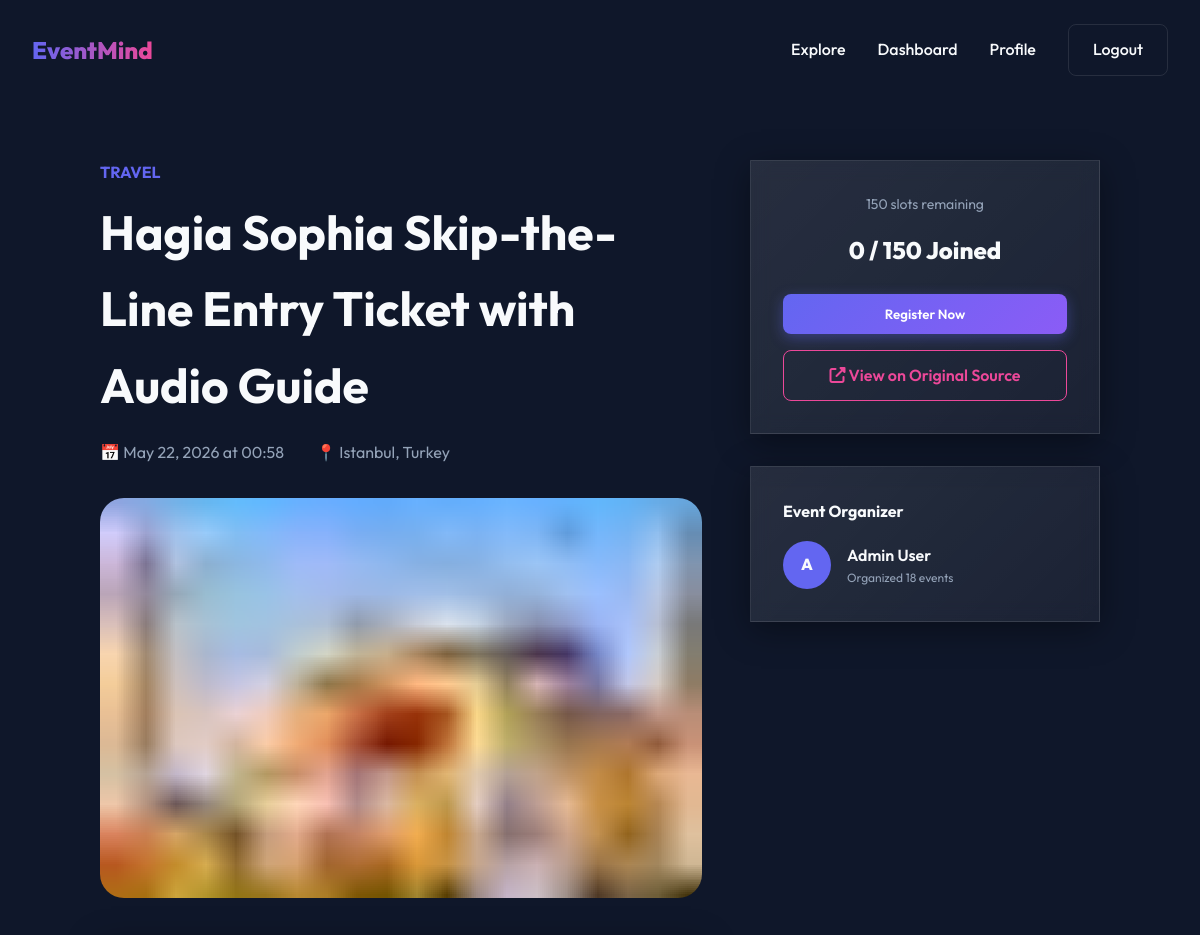
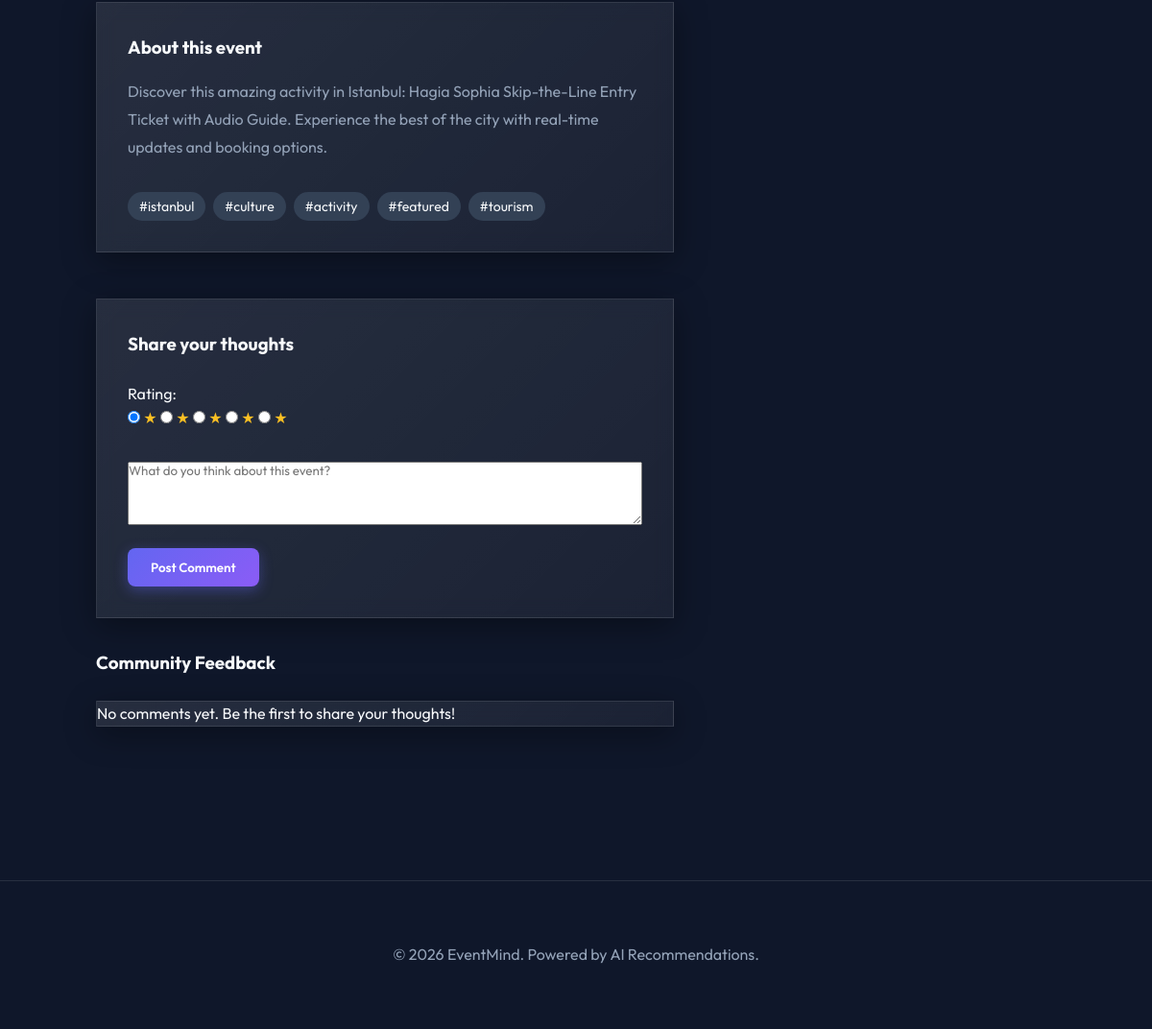
/events/16 (signed in), run on the app's committed database (2 pictures, top to bottom).
### app/models/event.py (models this page shows, shortened)
class Event(Base, TimestampMixin):
    __tablename__ = "events"
    id: Mapped[int] = mapped_column(primary_key=True, index=True)
    title: Mapped[str] = mapped_column(String(200), nullable=False, index=True)
    description: Mapped[str] = mapped_column(Text, nullable=False)
    location: Mapped[str] = mapped_column(String(300), nullable=False)
    event_date: Mapped[datetime] = mapped_column(DateTime(timezone=True), nullable=False, index=True)
    capacity: Mapped[int] = mapped_column(Integer, default=100, nullable=False)
    category: Mapped[str] = mapped_column(String(100), nullable=False, index=True)
    tags: Mapped[list] = mapped_column(JSON, default=list, nullable=False)
    image_url: Mapped[str | None] = mapped_column(String(500), nullable=True)
    source_url: Mapped[str | None] = mapped_column(String(500), nullable=True)
    is_active: Mapped[bool] = mapped_column(Boolean, default=True, nullable=False)
    owner_id: Mapped[int] = mapped_column(ForeignKey("users.id"), nullable=False)
    owner: Mapped["User"] = relationship("User", back_populates="events")
    registrations: Mapped[list["Registration"]] = relationship(
        "Registration", back_populates="event", lazy="selectin"
    )
    comments: Mapped[list["Comment"]] = relationship(
        "Comment", back_populates="event", lazy="selectin", cascade="all, delete-orphan"
    )
    favorited_by: Mapped[list["User"]] = relationship(
        "User", secondary="user_favorite_events", back_populates="favorites", lazy="selectin"
    )

### app/models/user.py (models this page shows, shortened)
class User(Base, TimestampMixin):
    __tablename__ = "users"
    id: Mapped[int] = mapped_column(primary_key=True, index=True)
    email: Mapped[str] = mapped_column(String(255), unique=True, index=True, nullable=False)
    username: Mapped[str] = mapped_column(String(50), unique=True, index=True, nullable=False)
    hashed_password: Mapped[str] = mapped_column(String(255), nullable=False)
    full_name: Mapped[str] = mapped_column(String(150), nullable=False)
    bio: Mapped[str | None] = mapped_column(Text, nullable=True)
    avatar_url: Mapped[str | None] = mapped_column(String(500), nullable=True)
    interests: Mapped[list] = mapped_column(JSON, default=list, nullable=False)
    role: Mapped[UserRole] = mapped_column(
        Enum(UserRole), default=UserRole.USER, nullable=False
    )
    is_active: Mapped[bool] = mapped_column(Boolean, default=True, nullable=False)
    events: Mapped[list["Event"]] = relationship(
        "Event", back_populates="owner", lazy="selectin"
    )
    registrations: Mapped[list["Registration"]] = relationship(
        "Registration", back_populates="user", lazy="selectin"
    )
    comments: Mapped[list["Comment"]] = relationship(
        "Comment", back_populates="user", lazy="selectin"
    )
    favorites: Mapped[list["Event"]] = relationship(
        "Event", secondary="user_favorite_events", back_populates="favorited_by", lazy="selectin"
    )

### app/web/event_views.py (the view)
@router.get("/{event_id}", response_class=HTMLResponse)
async def event_detail(
    request: Request,
    event_id: int,
    session: AsyncSession = Depends(get_db),
):
    current_user = await get_current_user_from_cookie(
        access_token=request.cookies.get("access_token"), session=session
    )
    service = EventService(session)
    try:
        event = await service.get_event(event_id)
    except AppError as e:
        return templates.TemplateResponse(
            request=request, name="404.html", context={"current_user": current_user}, status_code=404
        )
    comment_service = CommentService(session)
    comments = await comment_service.get_event_comments(event_id)
    if current_user:
        fav_service = FavoriteService(session)
        is_fav = await fav_service.is_favorited(current_user.id, event_id)
        setattr(event, "is_favorited", is_fav)
    return templates.TemplateResponse(
        request=request,
        name="events/detail.html",
        context={"current_user": current_user, "event": event, "comments": comments},
    )

### templates/events/detail.html
{% extends "base.html" %}
{% block content %}
<section style="padding: 10rem 2rem 5rem;">
    <div style="max-width: 1000px; margin: 0 auto; display: grid; grid-template-columns: 1fr 350px; gap: 3rem;">
        <div>
            <span class="event-category" style="font-size: 1rem;">{{ event.category }}</span>
            <h1 style="font-size: 3rem; margin: 0.5rem 0 1rem;">{{ event.title }}</h1>
            <div style="display: flex; gap: 2rem; margin-bottom: 2rem; color: var(--text-muted);">
                <span>📅 {{ event.event_date.strftime('%B %d, %Y at %H:%M') }}</span>
                <span>📍 {{ event.location }}</span>
            </div>
            <img src="{{ event.image_url or 'https://via.placeholder.com/800x400' }}" alt="{{ event.title }}"
                 style="width: 100%; height: 400px; object-fit: cover; border-radius: 1.5rem; margin-bottom: 2rem;">
            <div class="glass-card" style="padding: 2rem;">
                <h3 style="margin-bottom: 1rem;">About this event</h3>
                <p style="white-space: pre-wrap; color: var(--text-muted); line-height: 1.8;">{{ event.description }}</p>
                <div style="margin-top: 2rem; display: flex; flex-wrap: wrap; gap: 0.5rem;">
                    {% for tag in event.tags %}
                        <span style="background: var(--surface-light); padding: 0.25rem 0.75rem; border-radius: 2rem; font-size: 0.875rem;">#{{ tag }}</span>
                    {% endfor %}
                </div>
            </div>
            <div id="comments-section" class="mt-12">
                <div class="glass-card" style="padding: 2rem; margin-top: 2rem;">
                    <h3 style="margin-bottom: 1.5rem;">Share your thoughts</h3>
                    {% if current_user %}
                    <form hx-post="/events/{{ event.id }}/comments" hx-target="#comments-container" hx-swap="outerHTML" class="space-y-4">
                        <div class="flex items-center space-x-4 mb-4">
                            <span class="text-white/70">Rating:</span>
                            <div class="rating flex space-x-1">
                                {% for i in range(5, 0, -1) %}
                                <input type="radio" id="star{{ i }}" name="rating" value="{{ i }}" class="hidden peer" {{ 'checked' if i == 5 }}>
                                <label for="star{{ i }}" class="cursor-pointer text-white/20 peer-checked:text-yellow-400 hover:text-yellow-400 transition-colors text-2xl">★</label>
                                {% endfor %}
                            </div>
                        </div>
                        <textarea name="content" placeholder="What do you think about this event?"
                                  class="w-100 p-4 rounded-xl bg-white/5 border border-white/10 text-white focus:outline-none focus:border-indigo-500 transition-all"
                                  rows="4" required></textarea>
                        <button type="submit" class="btn btn-primary">Post Comment</button>
                    </form>
                    {% else %}
                    <p class="text-white/50 italic"><a href="/auth/login" class="text-indigo-400 hover:underline">Login</a> to leave a comment.</p>
                    {% endif %}
                </div>
                <div id="comments-container">
                    {% include "partials/comment_list.html" %}
                </div>
            </div>
        </div>
        <div style="position: sticky; top: 8rem; height: fit-content;">
            <div class="glass-card" style="padding: 2rem; text-align: center;">
                <div style="font-size: 0.875rem; color: var(--text-muted); margin-bottom: 1rem;">
                    {{ event.capacity - event.registered_count }} slots remaining
                </div>
                <div style="font-size: 1.5rem; font-weight: 800; margin-bottom: 1.5rem;">
                    {{ event.registered_count }} / {{ event.capacity }} Joined
                </div>
                {% if current_user %}
                    {% set is_registered = false %}
                    {% for reg in current_user.registrations %}
                        {% if reg.event_id == event.id and reg.status == 'confirmed' %}
                            {% set is_registered = true %}
                        {% endif %}
                    {% endfor %}
                    {% if is_registered %}
                        <div style="background: rgba(16, 185, 129, 0.1); color: var(--success); padding: 1rem; border-radius: 0.5rem; margin-bottom: 1rem;">
                            You're registered!
                        </div>
                        <button hx-post="/api/v1/registrations/events/{{ event.id }}/cancel"
                                hx-confirm="Are you sure you want to cancel?"
                                hx-target="body"
                                class="btn btn-outline" style="width: 100%;">Cancel Registration</button>
                    {% elif event.is_full %}
                        <button class="btn btn-outline" style="width: 100%; cursor: not-allowed;" disabled>Event Full</button>
                    {% else %}
                        <button hx-post="/api/v1/registrations/events/{{ event.id }}"
                                hx-target="body"
                                class="btn btn-primary" style="width: 100%;">Register Now</button>
                    {% endif %}
                    {% if event.source_url %}
                        <a href="{{ event.source_url }}" target="_blank" class="btn btn-outline"
                           style="width: 100%; margin-top: 1rem; border-color: var(--secondary); color: var(--secondary);">
                           <i class="fas fa-external-link-alt"></i> View on Original Source
                        </a>
                    {% endif %}
                {% else %}
                    <a href="/auth/login" class="btn btn-primary" style="width: 100%;">Login to Register</a>
                {% endif %}
            </div>
            <div class="glass-card" style="padding: 2rem; margin-top: 2rem;">
                <h4 style="margin-bottom: 1rem;">Event Organizer</h4>
                <div style="display: flex; align-items: center; gap: 1rem;">
                    <div style="width: 48px; height: 48px; background: var(--primary); border-radius: 50%; display: flex; align-items: center; justify-content: center; font-weight: 800;">
                        {{ event.owner.username[0].upper() }}
                    </div>
                    <div>
                        <div style="font-weight: 600;">{{ event.owner.full_name }}</div>
                        <div style="font-size: 0.75rem; color: var(--text-muted);">Organized {{ event.owner.events|length }} events</div>
                    </div>
                </div>
            </div>
        </div>
    </div>
</section>
{% endblock %}

### templates/base.html (shortened to what this page needs)
<!DOCTYPE html>
<html lang="en">
<head>
    <link rel="stylesheet" href="https://cdnjs.cloudflare.com/ajax/libs/font-awesome/6.5.1/css/all.min.css">
    <link rel="stylesheet" href="{{ url_for('static', path='css/main.css') }}">
</head>
<body>
    {% include "partials/navbar.html" %}
    <main>
        {% block content %}{% endblock %}
    </main>
    {% include "partials/footer.html" %}
</body>
</html>

### templates/partials/navbar.html
<nav>
    <div class="nav-container">
        <a href="/" class="logo">EventMind</a>
        <div class="nav-links">
            <a href="/events">Explore</a>
            {% if current_user %}
                <a href="/dashboard">Dashboard</a>
                <a href="/profile">Profile</a>
                <a href="/auth/logout" class="btn btn-outline">Logout</a>
            {% else %}
                <a href="/auth/login">Login</a>
                <a href="/auth/register" class="btn btn-primary">Sign Up</a>
            {% endif %}
        </div>
    </div>
</nav>

### templates/partials/comment_list.html
<div id="comments-container" class="mt-8 space-y-6">
    <h3 class="text-2xl font-bold text-white mb-4">Community Feedback</h3>
    {% if comments %}
        {% for comment in comments %}
            <div class="glass-card p-6 rounded-2xl border border-white/10 animate-fade-in">
                <div class="flex items-center justify-between mb-2">
                    <div class="flex items-center space-x-3">
                        <div class="w-10 h-10 rounded-full bg-gradient-to-br from-indigo-500 to-purple-600 flex items-center justify-center text-white font-bold">
                            {{ comment.user.username[0] | upper }}
                        </div>
                        <div>
                            <p class="text-white font-medium">{{ comment.user.username }}</p>
                            <p class="text-xs text-white/50">{{ comment.created_at.strftime('%Y-%m-%d %H:%M') }}</p>
                        </div>
                    </div>
                    <div class="flex text-yellow-400">
                        {% for i in range(5) %}
                            <svg class="w-4 h-4 {{ 'fill-current' if i < comment.rating else 'text-white/20' }}" viewBox="0 0 20 20">
                                <path d="M9.049 2.927c.3-.921 1.603-.921 1.902 0l1.07 3.292a1 1 0 00.95.69h3.462c.969 0 1.371 1.24.588 1.81l-2.8 2.034a1 1 0 00-.364 1.118l1.07 3.292c.3.921-.755 1.688-1.54 1.118l-2.8-2.034a1 1 0 00-1.175 0l-2.8 2.034c-.784.57-1.838-.197-1.539-1.118l1.07-3.292a1 1 0 00-.364-1.118L2.98 8.72c-.783-.57-.38-1.81.588-1.81h3.461a1 1 0 00.951-.69l1.07-3.292z"></path>
                            </svg>
                        {% endfor %}
                    </div>
                </div>
                <p class="text-white/80 leading-relaxed">{{ comment.content }}</p>
            </div>
        {% endfor %}
    {% else %}
        <div class="text-center py-10 glass-card rounded-2xl">
            <p class="text-white/50 italic">No comments yet. Be the first to share your thoughts!</p>
        </div>
    {% endif %}
</div>

### templates/partials/footer.html
<footer>
    <div class="footer-container">
        <p>&copy; 2026 EventMind. Powered by AI Recommendations.</p>
    </div>
</footer>

### static/css/main.css (style rules this page uses)
:root { --primary: #6366f1; --primary-dark: #4f46e5; --secondary: #ec4899; --accent: #8b5cf6; --background: #0f172a; --surface: #1e293b; --surface-light: #334155; --text: #f8fafc; --text-muted: #94a3b8; --error: #ef4444; --success: #10b981; --glass: rgba(255, 255, 255, 0.05); --glass-border: rgba(255, 255, 255, 0.1); }
* { margin: 0; padding: 0; box-sizing: border-box; font-family: 'Outfit', sans-serif; }
body { background-color: var(--background); color: var(--text); line-height: 1.6; overflow-x: hidden; }
.glass-card { background: linear-gradient(135deg, rgba(255,255,255,0.1), rgba(255,255,255,0.05)); backdrop-filter: blur(10px); border: 1px solid rgba(255,255,255,0.1); box-shadow: 0 8px 32px 0 rgba(0, 0, 0, 0.37); }
nav { position: fixed; top: 0; width: 100%; z-index: 1000; padding: 1.5rem 2rem; transition: all 0.3s ease; }
.nav-container { max-width: 1200px; margin: 0 auto; display: flex; justify-content: space-between; align-items: center; }
.logo { font-size: 1.5rem; font-weight: 800; background: linear-gradient(to right, var(--primary), var(--secondary)); -webkit-background-clip: text; -webkit-text-fill-color: transparent; text-decoration: none; }
.nav-links { display: flex; gap: 2rem; align-items: center; }
.nav-links a { color: var(--text); text-decoration: none; font-weight: 500; transition: color 0.3s; }
.btn { padding: 0.75rem 1.5rem; border-radius: 0.5rem; font-weight: 600; cursor: pointer; transition: all 0.3s cubic-bezier(0.4, 0, 0.2, 1); text-decoration: none; display: inline-block; border: none; }
.btn-primary { background: linear-gradient(135deg, var(--primary), var(--accent)); color: white; box-shadow: 0 4px 14px 0 rgba(99, 102, 241, 0.39); }
.btn-outline { background: transparent; border: 1px solid var(--glass-border); color: var(--text); }
.event-category { font-size: 0.75rem; text-transform: uppercase; font-weight: 700; color: var(--primary); margin-bottom: 0.5rem; }
footer { margin-top: 5rem; padding: 4rem 2rem; border-top: 1px solid var(--glass-border); text-align: center; color: var(--text-muted); }
.w-100 { width: 100%; }
.mt-8 { margin-top: 2rem; }
.mt-12 { margin-top: 3rem; }
.mb-4 { margin-bottom: 1rem; }
.space-y-4 > * + * { margin-top: 1rem; }
.space-y-6 > * + * { margin-top: 1.5rem; }
.rating input:checked ~ label { color: #fbbf24; }

### data on the page
Event: category "TRAVEL", title "Hagia Sophia Skip-the-Line Entry Ticket with Audio Guide", event_date "May 22, 2026 at 00:58", location "Istanbul, Turkey", image_url (picture), description "Discover this amazing activity in Istanbul: Hagia Sophia Skip-the-Line Entry Ticket with Audio Guide. Experience the best of the city with real-time updates and booking options.", event.capacity-event.registered_count "150", capacity "150"
User: owner "A", owner.full_name "Admin User"

### other printed values
{{ tag }} "istanbul" "culture" "activity" "featured" "tourism"
{{ event.registered_count }} "0"
{{ event.owner.events|length }} "18"
